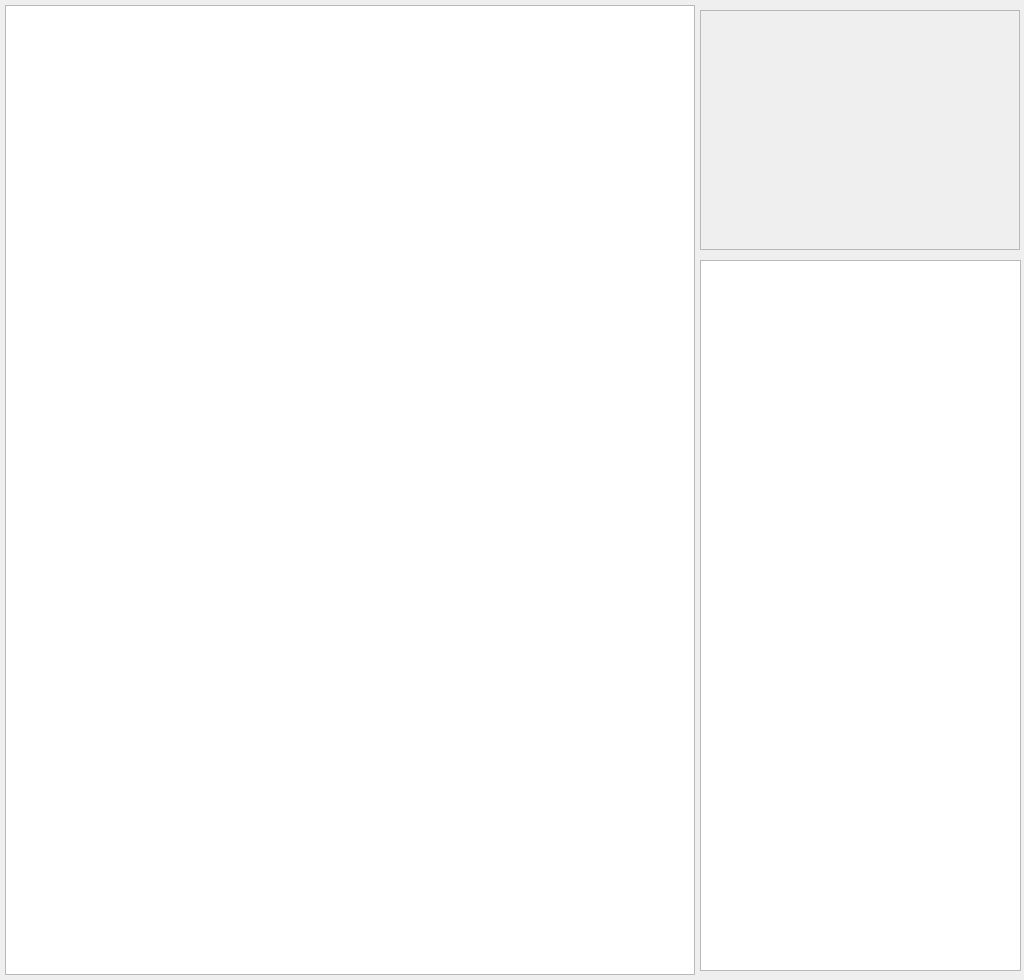
<?xml version="1.0" encoding="UTF-8"?>
<ui version="4.0">
 <class>MainWindow</class>
 <widget class="QMainWindow" name="MainWindow">
  <property name="geometry">
   <rect>
    <x>0</x>
    <y>0</y>
    <width>1024</width>
    <height>980</height>
   </rect>
  </property>
  <property name="sizePolicy">
   <sizepolicy hsizetype="Fixed" vsizetype="Fixed">
    <horstretch>0</horstretch>
    <verstretch>0</verstretch>
   </sizepolicy>
  </property>
  <property name="minimumSize">
   <size>
    <width>1024</width>
    <height>980</height>
   </size>
  </property>
  <property name="maximumSize">
   <size>
    <width>1024</width>
    <height>980</height>
   </size>
  </property>
  <property name="windowTitle">
   <string>MainWindow</string>
  </property>
  <property name="autoFillBackground">
   <bool>true</bool>
  </property>
  <widget class="QWidget" name="centralWidget">
   <property name="sizePolicy">
    <sizepolicy hsizetype="Preferred" vsizetype="Preferred">
     <horstretch>0</horstretch>
     <verstretch>0</verstretch>
    </sizepolicy>
   </property>
   <widget class="QGraphicsView" name="graphicsView">
    <property name="geometry">
     <rect>
      <x>5</x>
      <y>5</y>
      <width>690</width>
      <height>970</height>
     </rect>
    </property>
    <property name="sizePolicy">
     <sizepolicy hsizetype="Expanding" vsizetype="Expanding">
      <horstretch>0</horstretch>
      <verstretch>0</verstretch>
     </sizepolicy>
    </property>
   </widget>
   <widget class="QPushButton" name="pushButton">
    <property name="geometry">
     <rect>
      <x>790</x>
      <y>300</y>
      <width>131</width>
      <height>61</height>
     </rect>
    </property>
    <property name="styleSheet">
     <string notr="true"/>
    </property>
    <property name="text">
     <string>Find Path</string>
    </property>
   </widget>
   <widget class="QFrame" name="frame">
    <property name="geometry">
     <rect>
      <x>700</x>
      <y>10</y>
      <width>320</width>
      <height>240</height>
     </rect>
    </property>
    <property name="frameShape">
     <enum>QFrame::StyledPanel</enum>
    </property>
    <property name="frameShadow">
     <enum>QFrame::Raised</enum>
    </property>
   </widget>
   <widget class="QTextBrowser" name="nodeinfo">
    <property name="geometry">
     <rect>
      <x>730</x>
      <y>560</y>
      <width>261</width>
      <height>151</height>
     </rect>
    </property>
    <property name="html">
     <string>&lt;!DOCTYPE HTML PUBLIC &quot;-//W3C//DTD HTML 4.0//EN&quot; &quot;http://www.w3.org/TR/REC-html40/strict.dtd&quot;&gt;
&lt;html&gt;&lt;head&gt;&lt;meta name=&quot;qrichtext&quot; content=&quot;1&quot; /&gt;&lt;style type=&quot;text/css&quot;&gt;
p, li { white-space: pre-wrap; }
&lt;/style&gt;&lt;/head&gt;&lt;body style=&quot; font-family:'Ubuntu'; font-size:11pt; font-weight:400; font-style:normal;&quot;&gt;
&lt;p align=&quot;center&quot; style=&quot; margin-top:0px; margin-bottom:0px; margin-left:0px; margin-right:0px; -qt-block-indent:0; text-indent:0px;&quot;&gt;&lt;span style=&quot; font-size:28pt;&quot;&gt;Select &lt;/span&gt;&lt;span style=&quot; font-size:28pt; color:#4e9a06;&quot;&gt;START&lt;/span&gt;&lt;/p&gt;
&lt;p align=&quot;center&quot; style=&quot; margin-top:0px; margin-bottom:0px; margin-left:0px; margin-right:0px; -qt-block-indent:0; text-indent:0px;&quot;&gt;&lt;span style=&quot; font-size:28pt;&quot;&gt;and&lt;/span&gt;&lt;/p&gt;
&lt;p align=&quot;center&quot; style=&quot; margin-top:0px; margin-bottom:0px; margin-left:0px; margin-right:0px; -qt-block-indent:0; text-indent:0px;&quot;&gt;&lt;span style=&quot; font-size:28pt; color:#204a87;&quot;&gt;GOAL&lt;/span&gt;&lt;span style=&quot; font-size:28pt;&quot;&gt; nodes&lt;/span&gt;&lt;/p&gt;&lt;/body&gt;&lt;/html&gt;</string>
    </property>
   </widget>
   <widget class="QTextBrowser" name="pathinfo">
    <property name="geometry">
     <rect>
      <x>730</x>
      <y>770</y>
      <width>261</width>
      <height>151</height>
     </rect>
    </property>
    <property name="html">
     <string>&lt;!DOCTYPE HTML PUBLIC &quot;-//W3C//DTD HTML 4.0//EN&quot; &quot;http://www.w3.org/TR/REC-html40/strict.dtd&quot;&gt;
&lt;html&gt;&lt;head&gt;&lt;meta name=&quot;qrichtext&quot; content=&quot;1&quot; /&gt;&lt;style type=&quot;text/css&quot;&gt;
p, li { white-space: pre-wrap; }
&lt;/style&gt;&lt;/head&gt;&lt;body style=&quot; font-family:'Ubuntu'; font-size:11pt; font-weight:400; font-style:normal;&quot;&gt;
&lt;p align=&quot;center&quot; style=&quot; margin-top:0px; margin-bottom:0px; margin-left:0px; margin-right:0px; -qt-block-indent:0; text-indent:0px;&quot;&gt;&lt;span style=&quot; font-size:28pt;&quot;&gt;Now CLICK&lt;/span&gt;&lt;/p&gt;
&lt;p align=&quot;center&quot; style=&quot; margin-top:0px; margin-bottom:0px; margin-left:0px; margin-right:0px; -qt-block-indent:0; text-indent:0px;&quot;&gt;&lt;span style=&quot; font-size:28pt; color:#cc0000;&quot;&gt;Find Path &lt;/span&gt;&lt;/p&gt;
&lt;p align=&quot;center&quot; style=&quot; margin-top:0px; margin-bottom:0px; margin-left:0px; margin-right:0px; -qt-block-indent:0; text-indent:0px;&quot;&gt;&lt;span style=&quot; font-size:28pt;&quot;&gt;Button&lt;/span&gt;&lt;/p&gt;&lt;/body&gt;&lt;/html&gt;</string>
    </property>
   </widget>
   <widget class="QPushButton" name="pushButtonclear">
    <property name="geometry">
     <rect>
      <x>790</x>
      <y>420</y>
      <width>131</width>
      <height>61</height>
     </rect>
    </property>
    <property name="styleSheet">
     <string notr="true"/>
    </property>
    <property name="text">
     <string>Clear Path</string>
    </property>
   </widget>
   <widget class="QTextBrowser" name="textBrowser">
    <property name="geometry">
     <rect>
      <x>700</x>
      <y>260</y>
      <width>321</width>
      <height>711</height>
     </rect>
    </property>
   </widget>
  </widget>
 </widget>
 <layoutdefault spacing="6" margin="11"/>
 <resources/>
 <connections/>
</ui>
